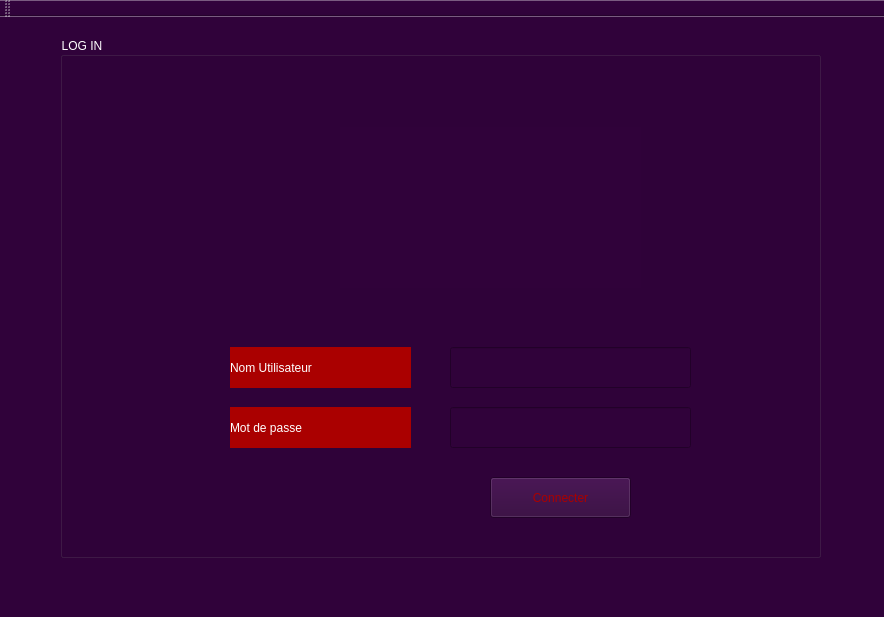
<?xml version="1.0" encoding="UTF-8"?>
<ui version="4.0">
 <class>MainWindow</class>
 <widget class="QMainWindow" name="MainWindow">
  <property name="geometry">
   <rect>
    <x>0</x>
    <y>0</y>
    <width>884</width>
    <height>617</height>
   </rect>
  </property>
  <property name="windowTitle">
   <string>MainWindow</string>
  </property>
  <property name="styleSheet">
   <string notr="true">background-color: rgb(48, 2, 58);
</string>
  </property>
  <widget class="QWidget" name="centralWidget">
   <widget class="QGroupBox" name="groupBox_7">
    <property name="geometry">
     <rect>
      <x>60</x>
      <y>20</y>
      <width>761</width>
      <height>521</height>
     </rect>
    </property>
    <property name="styleSheet">
     <string notr="true">font: 75 18pt &quot;MS Shell Dlg 2&quot;;
color: rgb(255, 255, 255);</string>
    </property>
    <property name="title">
     <string>LOG IN</string>
    </property>
    <widget class="QLabel" name="label_utilisateur">
     <property name="geometry">
      <rect>
       <x>170</x>
       <y>310</y>
       <width>181</width>
       <height>41</height>
      </rect>
     </property>
     <property name="styleSheet">
      <string notr="true">background-color: rgb(170, 0, 0);
color: rgb(255, 255, 255);</string>
     </property>
     <property name="text">
      <string>Nom Utilisateur</string>
     </property>
    </widget>
    <widget class="QLabel" name="label_mdp">
     <property name="geometry">
      <rect>
       <x>170</x>
       <y>370</y>
       <width>181</width>
       <height>41</height>
      </rect>
     </property>
     <property name="styleSheet">
      <string notr="true">color: rgb(255, 255, 255);
background-color: rgb(170, 0, 0);</string>
     </property>
     <property name="text">
      <string>Mot de passe</string>
     </property>
    </widget>
    <widget class="QLineEdit" name="mdp">
     <property name="geometry">
      <rect>
       <x>390</x>
       <y>370</y>
       <width>241</width>
       <height>41</height>
      </rect>
     </property>
     <property name="styleSheet">
      <string notr="true">color: rgb(170, 0, 0);</string>
     </property>
     <property name="echoMode">
      <enum>QLineEdit::Password</enum>
     </property>
    </widget>
    <widget class="QLineEdit" name="login_2">
     <property name="geometry">
      <rect>
       <x>390</x>
       <y>310</y>
       <width>241</width>
       <height>41</height>
      </rect>
     </property>
     <property name="styleSheet">
      <string notr="true">color: rgb(170, 0, 0);</string>
     </property>
     <property name="text">
      <string/>
     </property>
    </widget>
    <widget class="QPushButton" name="connecter">
     <property name="geometry">
      <rect>
       <x>430</x>
       <y>440</y>
       <width>141</width>
       <height>41</height>
      </rect>
     </property>
     <property name="styleSheet">
      <string notr="true">color: rgb(170, 0, 0);</string>
     </property>
     <property name="text">
      <string>Connecter</string>
     </property>
    </widget>
    <widget class="QLabel" name="label">
     <property name="geometry">
      <rect>
       <x>280</x>
       <y>90</y>
       <width>301</width>
       <height>161</height>
      </rect>
     </property>
     <property name="text">
      <string/>
     </property>
    </widget>
   </widget>
  </widget>
  <widget class="QMenuBar" name="menuBar">
   <property name="geometry">
    <rect>
     <x>0</x>
     <y>0</y>
     <width>884</width>
     <height>21</height>
    </rect>
   </property>
  </widget>
  <widget class="QToolBar" name="mainToolBar">
   <attribute name="toolBarArea">
    <enum>TopToolBarArea</enum>
   </attribute>
   <attribute name="toolBarBreak">
    <bool>false</bool>
   </attribute>
  </widget>
  <widget class="QStatusBar" name="statusBar"/>
 </widget>
 <layoutdefault spacing="6" margin="11"/>
 <resources/>
 <connections/>
</ui>
